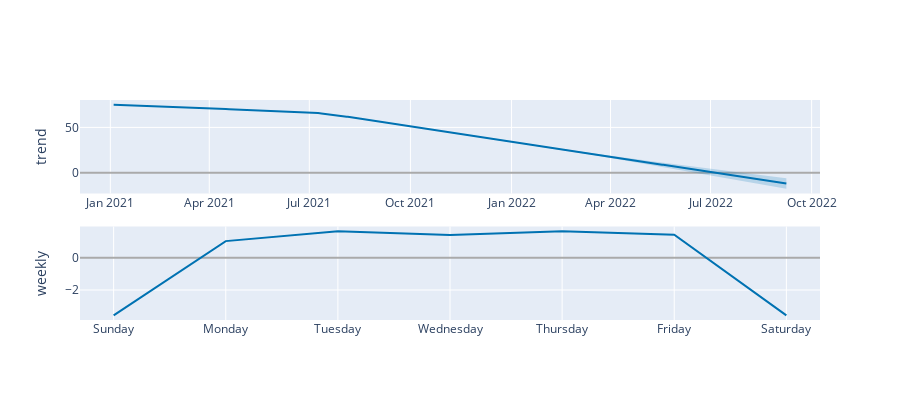

Notebook source saved alongside this figure:
### Markdown cell above
The above image shows the basic prediction. The light blue is the uncertainty level(yhat_upper and yhat_lower), the dark blue is the prediction(yhat) and the black dots are the original data. We can see that the predicted data is very close to the actual data. Looking at our model, it is safe to say that the predictions are pretty accurate.

### Code cell
plot_components_plotly(m, forecast)

### Figure 1 — Plotly figure (JSON) as saved in the notebook; plotly's stock layout.template omitted (floating-point values rounded to 4 significant figures; data arrays with more than 128 entries replaced by an {"elided": "..."} marker saying what was removed)
{"data": [{"line": {"color": "#0072B2", "width": 2}, "mode": "lines", "name": "trend", "type": "scatter", "x": {"elided": "503 str values"}, "xaxis": "x", "y": {"elided": "503 float values"}, "yaxis": "y"}, {"line": {"color": "rgba(0, 114, 178, 0.2)", "width": 0}, "mode": "lines", "name": "trend_upper", "type": "scatter", "x": {"elided": "503 str values"}, "xaxis": "x", "y": {"elided": "503 float values"}, "yaxis": "y"}, {"fill": "tonexty", "fillcolor": "rgba(0, 114, 178, 0.2)", "line": {"color": "rgba(0, 114, 178, 0.2)", "width": 0}, "mode": "lines", "name": "trend_lower", "type": "scatter", "x": {"elided": "503 str values"}, "xaxis": "x", "y": {"elided": "503 float values"}, "yaxis": "y"}, {"line": {"color": "#0072B2", "width": 2}, "mode": "lines", "name": "weekly", "type": "scatter", "x": ["2017-01-01T00:00:00", "2017-01-02T00:00:00", "2017-01-03T00:00:00", "2017-01-04T00:00:00", "2017-01-05T00:00:00", "2017-01-06T00:00:00", "2017-01-07T00:00:00"], "xaxis": "x2", "y": [-3.569, 1.027, 1.642, 1.405, 1.638, 1.427, -3.569], "yaxis": "y2"}], "layout": {"height": 400, "showlegend": false, "width": 900, "xaxis": {"anchor": "y", "domain": [0, 1], "range": ["2020-12-04T09:36:00", "2022-10-08T14:24:00"], "type": "date"}, "xaxis2": {"anchor": "y2", "domain": [0, 1], "range": ["2016-12-31T16:48:00", "2017-01-07T07:12:00"], "tickformat": "%A", "type": "date"}, "yaxis": {"anchor": "x", "domain": [0.575, 1], "rangemode": "normal", "title": {"text": "trend"}, "zerolinecolor": "#AAA"}, "yaxis2": {"anchor": "x2", "domain": [0, 0.425], "title": {"text": "weekly"}, "zerolinecolor": "#AAA"}}}
